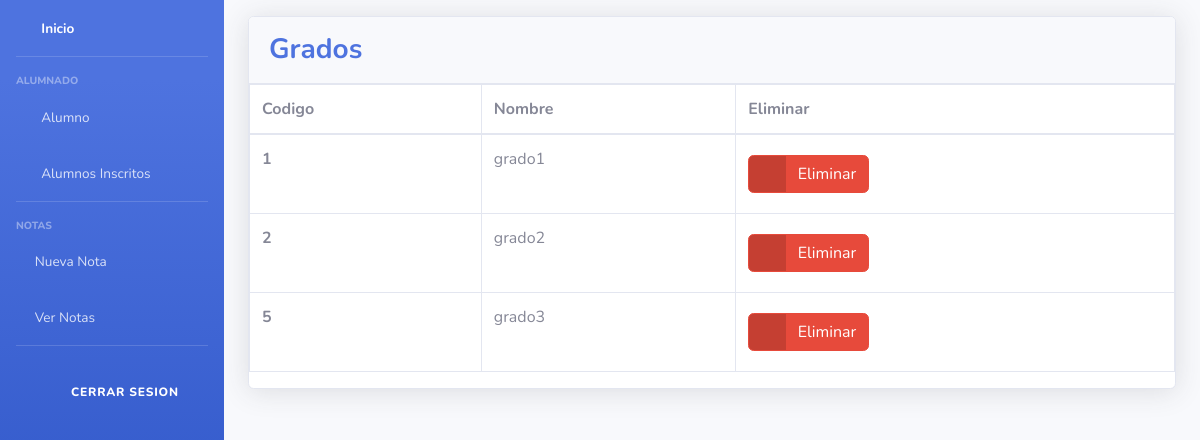
Page /listGrados/ on the earlier database version.
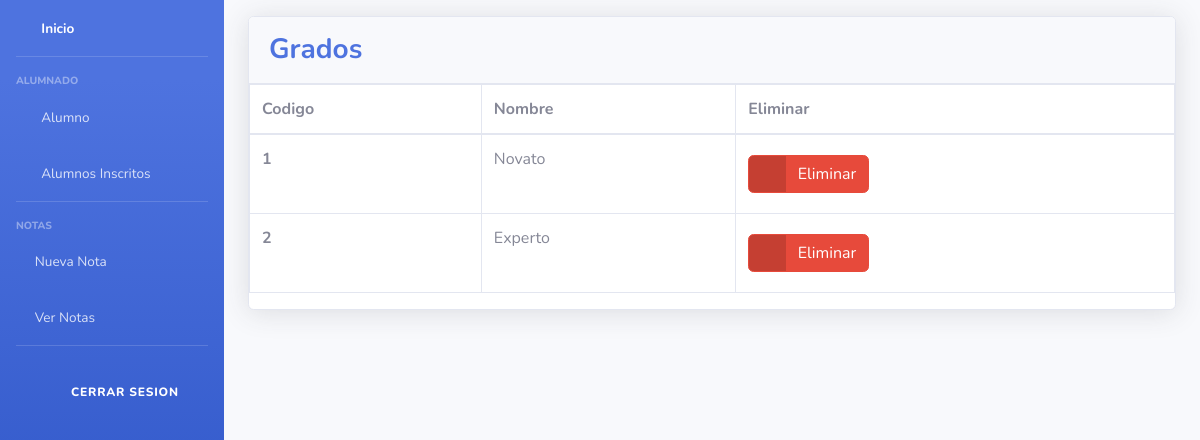
Same page on the later database version.
### Models/Nivel/models.py (models this page shows, shortened)
class Grado(models.Model):
    id_grado = models.AutoField(primary_key=True)
    nombre_grado = models.CharField(max_length=45)

### Models/Nivel/views.py (the view)
# urls.py: path("listGrados/", formGrado.index, name="indexGrade"),
    def index(request):
        grados = Grado.objects.all()
        return render(request, "grado_index.html", {"lb_grados": grados})

### Templates/grado_index.html (shortened to what this page needs)
{% extends "nabvar.html" %}
{% block content %}
<div class="container-fluid">
    <div class="card shadow mb-4">
          <div class="card-header py-3">
              <h3 class="m-0 font-weight-bold text-primary">Grados</h3>
            </div>
            <div class="ca  rd-body">
              <div class="table-responsive">
                <table class="table table-bordered" id="dataTable" width="100%" cellspacing="0">
                  <thead>
                    <tr>
                      <th scope= "col">Codigo</th>
                      <th scope= "col">Nombre</th>
                        <th scope="col">Eliminar</th>
                    </tr>
                  </thead>
                  <tbody>
                    {% for Grado in lb_grados %}
                    <tr>
                      <th scope="row">{{ Grado.pk }}</th>
                      <td>{{ Grado.nombre_grado}}</td>
                        <td>
                            <a href="{% url 'deleteGrade' Grado.pk %}" class="btn btn-danger btn-icon-split">
                                <span class="icon text-white-50">
                                <i class="fas fa-trash"></i>
                                </span>
                                <span class="text">Eliminar</span>
                            </a>
                        </td>
                    </tr>
                  {% endfor %}
                  </tbody>
                </table>
              </div>
            </div>
    </div>
</div>
{% endblock %}

Differences in the rows shown:
removed Grado: pk "5", nombre_grado "grado3"
changed Grado id 1: nombre_grado "grado1" → "Novato"
changed Grado id 2: nombre_grado "grado2" → "Experto"
